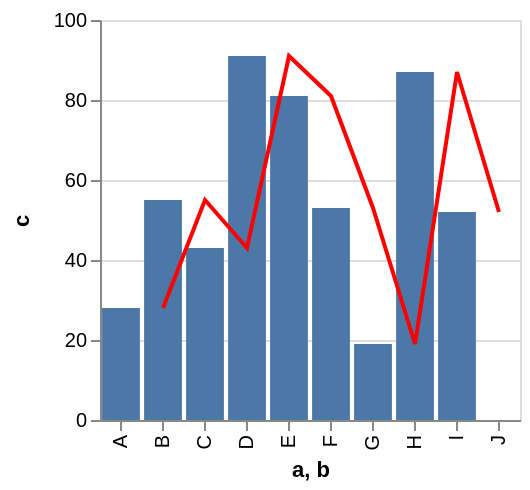

This figure's Vega-Lite source:
### Vega specification from a JSON file in a GitHub repository (floating-point values rounded to 4 significant figures)
{"$schema": "https://vega.github.io/schema/vega/v3.json", "autosize": "pad", "padding": 5, "height": 200, "style": "cell", "data": [{"name": "source_0", "values": [{"a": "A", "b": "B", "c": 28}, {"a": "B", "b": "C", "c": 55}, {"a": "C", "b": "D", "c": 43}, {"a": "D", "b": "E", "c": 91}, {"a": "E", "b": "F", "c": 81}, {"a": "F", "b": "G", "c": 53}, {"a": "G", "b": "H", "c": 19}, {"a": "H", "b": "I", "c": 87}, {"a": "I", "b": "J", "c": 52}]}, {"name": "data_1", "source": "source_0", "transform": [{"type": "formula", "expr": "toNumber(datum[\"c\"])", "as": "c"}, {"type": "filter", "expr": "datum[\"c\"] !== null && !isNaN(datum[\"c\"])"}]}, {"name": "data_2", "source": "source_0", "transform": [{"type": "formula", "expr": "toNumber(datum[\"c\"])", "as": "c"}]}], "signals": [{"name": "x_step", "value": 21}, {"name": "width", "update": "bandspace(domain('x').length, 0.1, 0.05) * x_step"}], "marks": [{"name": "layer_0_marks", "type": "rect", "style": ["bar"], "from": {"data": "data_1"}, "encode": {"update": {"fill": {"value": "#4c78a8"}, "x": {"scale": "x", "field": "a"}, "width": {"scale": "x", "band": true}, "y": {"scale": "y", "field": "c"}, "y2": {"scale": "y", "value": 0}}}}, {"name": "layer_1_marks", "type": "line", "style": ["line"], "sort": {"field": "datum[\"b\"]", "order": "descending"}, "from": {"data": "data_2"}, "encode": {"update": {"stroke": {"value": "red"}, "x": {"scale": "x", "field": "b", "band": 0.5}, "y": {"scale": "y", "field": "c"}, "defined": {"signal": "datum[\"c\"] !== null && !isNaN(datum[\"c\"])"}}}}], "scales": [{"name": "x", "type": "band", "domain": {"fields": [{"data": "data_1", "field": "a"}, {"data": "data_2", "field": "b"}], "sort": true}, "range": {"step": {"signal": "x_step"}}, "paddingInner": 0.1, "paddingOuter": 0.05}, {"name": "y", "type": "linear", "domain": {"fields": [{"data": "data_1", "field": "c"}, {"data": "data_2", "field": "c"}]}, "range": [{"signal": "height"}, 0], "nice": true, "zero": true}], "axes": [{"scale": "x", "orient": "bottom", "title": "a, b", "labelOverlap": true, "encode": {"labels": {"update": {"angle": {"value": 270}, "align": {"value": "right"}, "baseline": {"value": "middle"}}}}, "zindex": 1}, {"scale": "y", "orient": "left", "title": "c", "labelOverlap": true, "tickCount": {"signal": "ceil(height/40)"}, "zindex": 1}, {"scale": "y", "orient": "left", "grid": true, "tickCount": {"signal": "ceil(height/40)"}, "gridScale": "x", "domain": false, "labels": false, "maxExtent": 0, "minExtent": 0, "ticks": false, "zindex": 0}], "config": {"axisY": {"minExtent": 30}}}
